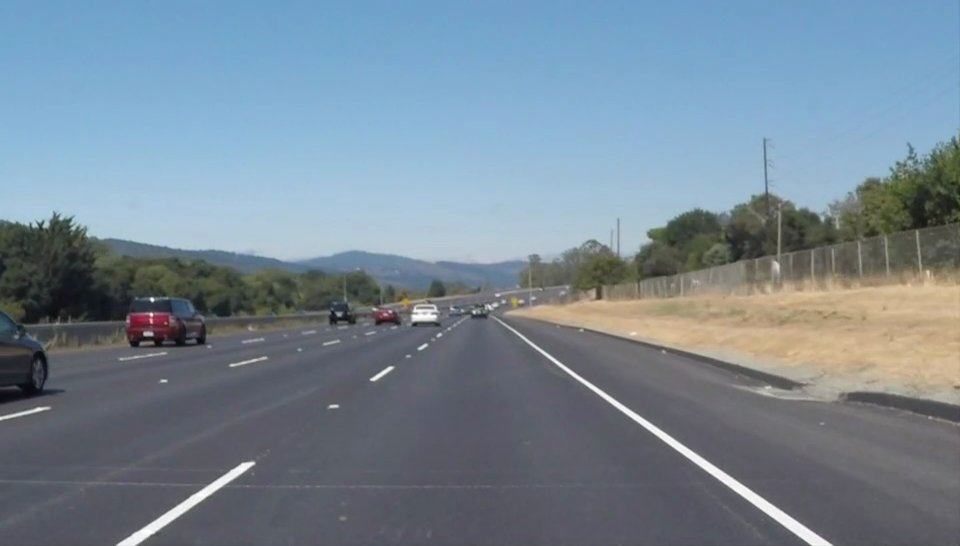
#> input picture Term-1/Finding_Lane_Lines/test.jpg, 960 x 546 px
$ python get_bright_lanes.py
#> lines starting #> are read from the running program, lines starting #| are printed output that depends on the picture; after the words box and inside, x2 and y2 are one past the last pixel; in counts of white or black regions, pixels touching at a corner belong together
import matplotlib.pyplot as plt
import matplotlib.image as mpimg
import numpy as np

# np.set_printoptions(threshold=np.nan)

try:
    image = mpimg.imread('test.jpg')  # Reading a image file.
#> image is the input picture: shape (546, 960, 3); mean R, G, B 119, 135.2, 148.4
except FileNotFoundError as e:
    print(e)
print('This image is: {}, with dimensions: {}'.format(type(image), image.shape))
#| This image is: <class 'numpy.ndarray'>, with dimensions: (546, 960, 3)

# Making a copy of the image.
color_select = np.copy(image)

red_threshold = 200
green_threshold = 200
blue_threshold = 200
rgb_threshold = [red_threshold, green_threshold, blue_threshold]

# Select any pixels less than given threshold.
thresholds = (image[:, :, 0] < rgb_threshold[0]) | (image[:, :, 1] < rgb_threshold[1]) | (image[:, :, 2] < rgb_threshold[2])
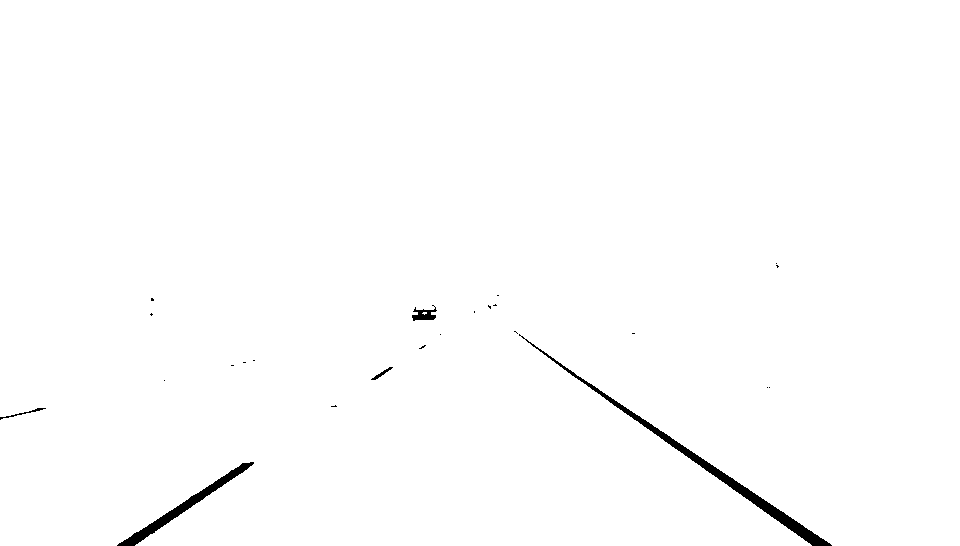
#> thresholds: shape (546, 960) bool; 99.2% white; 24 black regions (19 under 20 px), largest, box (x1, y1, x2, y2) and area: (519, 334, 832, 546) 2340, (117, 462, 254, 546) 1252, (412, 305, 437, 321) 204, (0, 408, 46, 420) 80, (371, 367, 393, 380) 67
color_select[thresholds] = [0, 0, 0]
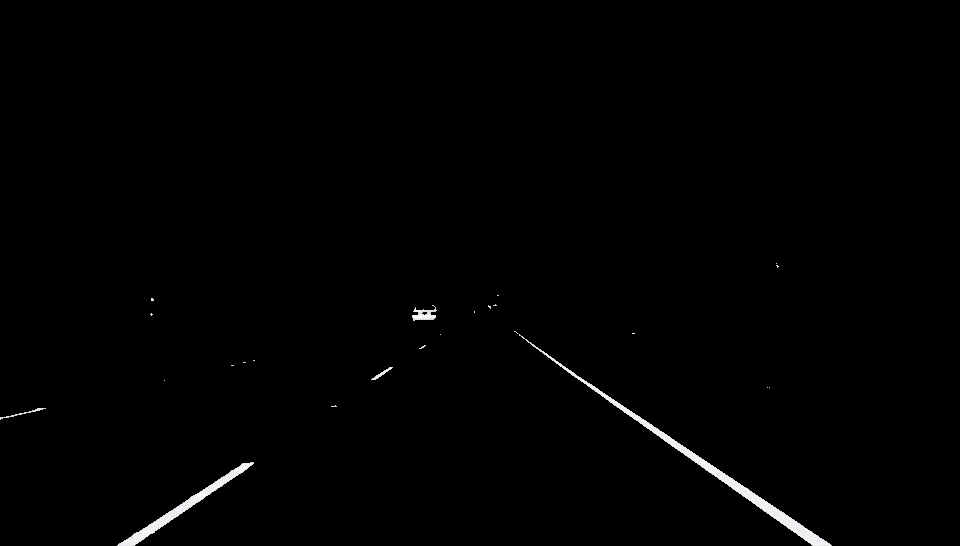
#> color_select: shape (546, 960, 3); mean R, G, B 1.8, 1.8, 1.8

# Show image.
f = plt.figure()

f.add_subplot(1, 2, 1)
plt.imshow(image)
plt.title("Original image")

f.add_subplot(1, 2, 2)
plt.imshow(color_select)
plt.title("Gradient image")

plt.show()
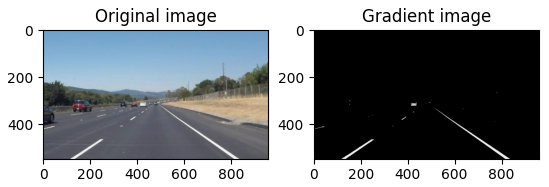
#> figure drawn by matplotlib, 2 panels
